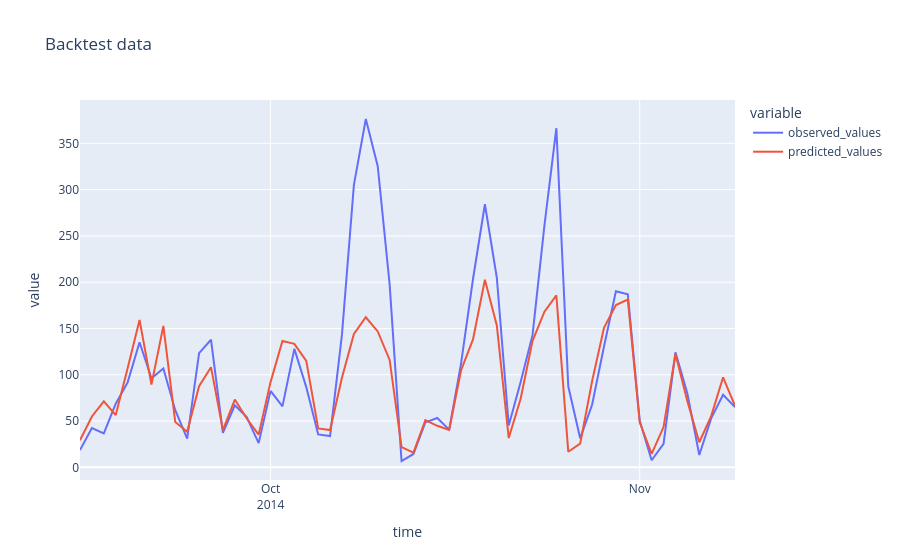

The notebook cell this image was saved under:
### Markdown cell above
### Backtest data visualization

### Code cell
from datetime import datetime, timedelta

import numpy as np

backtest_dfs = []
for i in range(backtest_num):
    visualization = pipeline_details["visualization"]["backtest"]["iterations"][i]
    backtest_dates = visualization["time"]
    backtest_predictions = visualization["predicted_values"][0]
    observed_values = visualization["observed_values"][0]
    backtest_dfs.append(
        pd.DataFrame(
            {
                "time": backtest_dates,
                "observed_values": observed_values,
                "predicted_values": backtest_predictions,
            }
        )
    )
backtest_df = pd.concat(backtest_dfs)
fig = px.line(
    backtest_df,
    x="time",
    y=backtest_df.columns,
    hover_data={"time": "|%B %d, %Y"},
    title="Backtest data",
)
fig.update_xaxes(dtick="M1", tickformat="%b\n%Y")
fig.show()

### Figure 1 — Plotly figure (JSON) as saved in the notebook; plotly's stock layout.template omitted (floating-point values rounded to 4 significant figures)
{"data": [{"hovertemplate": "variable=observed_values<br>time=%{x|%B %d, %Y}<br>value=%{y}<extra></extra>", "legendgroup": "observed_values", "line": {"color": "#636efa", "dash": "solid"}, "marker": {"symbol": "circle"}, "mode": "lines", "name": "observed_values", "orientation": "v", "showlegend": true, "type": "scatter", "x": ["2014-09-15", "2014-09-16", "2014-09-17", "2014-09-18", "2014-09-19", "2014-09-20", "2014-09-21", "2014-09-22", "2014-09-23", "2014-09-24", "2014-09-25", "2014-09-26", "2014-09-27", "2014-09-28", "2014-09-29", "2014-09-30", "2014-10-01", "2014-10-02", "2014-10-03", "2014-10-04", "2014-10-05", "2014-10-06", "2014-10-07", "2014-10-08", "2014-10-09", "2014-10-10", "2014-10-11", "2014-10-12", "2014-10-13", "2014-10-14", "2014-10-15", "2014-10-16", "2014-10-17", "2014-10-18", "2014-10-19", "2014-10-20", "2014-10-21", "2014-10-22", "2014-10-23", "2014-10-24", "2014-10-25", "2014-10-26", "2014-10-27", "2014-10-28", "2014-10-29", "2014-10-30", "2014-10-31", "2014-11-01", "2014-11-02", "2014-11-03", "2014-11-04", "2014-11-05", "2014-11-06", "2014-11-07", "2014-11-08", "2014-11-09"], "xaxis": "x", "y": [18.58, 42.38, 36.67, 68.75, 91.75, 135.2, 96.12, 106.9, 61.67, 30.96, 123.4, 137.8, 37.33, 66.96, 54.38, 26.12, 82.54, 65.79, 128.0, 86.67, 35.5, 33.83, 143.8, 305.2, 376.3, 325.4, 197.6, 6.833, 14.42, 48.5, 53.25, 40.75, 112.3, 203.5, 284.2, 204.8, 45.25, 92.12, 143.0, 261.4, 366.4, 87.54, 31.33, 67.54, 130.5, 190.3, 186.8, 50.29, 7.667, 25.38, 124.3, 79.88, 13.25, 52.88, 78.33, 65.0], "yaxis": "y"}, {"hovertemplate": "variable=predicted_values<br>time=%{x|%B %d, %Y}<br>value=%{y}<extra></extra>", "legendgroup": "predicted_values", "line": {"color": "#EF553B", "dash": "solid"}, "marker": {"symbol": "circle"}, "mode": "lines", "name": "predicted_values", "orientation": "v", "showlegend": true, "type": "scatter", "x": ["2014-09-15", "2014-09-16", "2014-09-17", "2014-09-18", "2014-09-19", "2014-09-20", "2014-09-21", "2014-09-22", "2014-09-23", "2014-09-24", "2014-09-25", "2014-09-26", "2014-09-27", "2014-09-28", "2014-09-29", "2014-09-30", "2014-10-01", "2014-10-02", "2014-10-03", "2014-10-04", "2014-10-05", "2014-10-06", "2014-10-07", "2014-10-08", "2014-10-09", "2014-10-10", "2014-10-11", "2014-10-12", "2014-10-13", "2014-10-14", "2014-10-15", "2014-10-16", "2014-10-17", "2014-10-18", "2014-10-19", "2014-10-20", "2014-10-21", "2014-10-22", "2014-10-23", "2014-10-24", "2014-10-25", "2014-10-26", "2014-10-27", "2014-10-28", "2014-10-29", "2014-10-30", "2014-10-31", "2014-11-01", "2014-11-02", "2014-11-03", "2014-11-04", "2014-11-05", "2014-11-06", "2014-11-07", "2014-11-08", "2014-11-09"], "xaxis": "x", "y": [29.31, 54.95, 71.23, 56.4, 106.9, 159.2, 89.39, 152.7, 48.91, 38.44, 87.61, 108.2, 40.23, 73.23, 52.76, 35.33, 92.06, 136.4, 133.4, 115.0, 42.06, 40.27, 97.06, 144.2, 162.1, 146.8, 116.0, 21.82, 15.82, 51.0, 44.83, 40.39, 104.9, 138.1, 202.6, 153.3, 31.63, 74.06, 136.6, 168.1, 185.7, 16.84, 25.64, 92.97, 150.6, 175.3, 181.2, 48.68, 14.58, 43.47, 122.4, 71.45, 27.12, 55.28, 97.26, 66.31], "yaxis": "y"}], "layout": {"legend": {"title": {"text": "variable"}, "tracegroupgap": 0}, "title": {"text": "Backtest data"}, "xaxis": {"anchor": "y", "domain": [0, 1], "dtick": "M1", "tickformat": "%b\n%Y", "title": {"text": "time"}}, "yaxis": {"anchor": "x", "domain": [0, 1], "title": {"text": "value"}}}}
